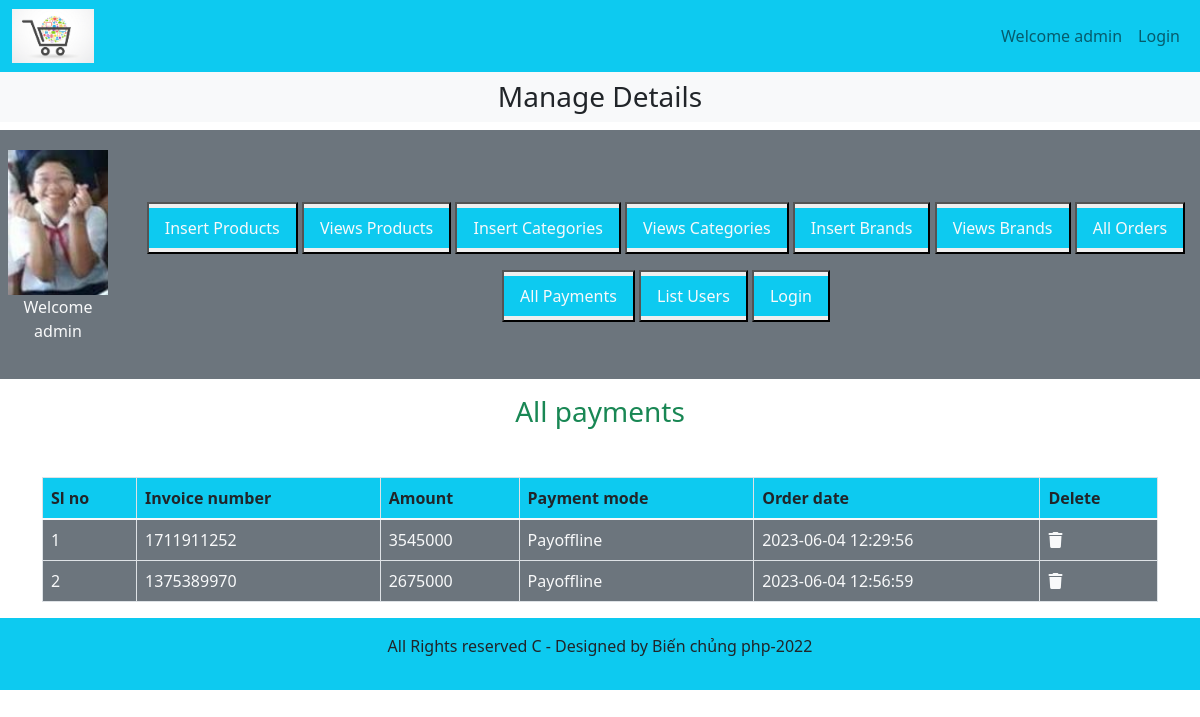
/admin_area/index.php?list_payments, run on the app's committed database.
### tables this page shows
CREATE TABLE `user_payments` (
  `payment_id` int(11) NOT NULL,
  `order_id` int(11) NOT NULL,
  `invoice_number` int(11) NOT NULL,
  `amount` int(11) NOT NULL,
  `payment_mode` varchar(255) NOT NULL,
  `date` timestamp NOT NULL DEFAULT current_timestamp() ON UPDATE current_timestamp()
);

### admin_area/list_payments.php (the view, shortened to what this page needs)
<h3 class="text-center text-success">All payments</h3>
<table class="table table-bordered mt-5">
    <thead class="bg-info">
        <?php
            $get_payments="SELECT * FROM `user_payments`";
            $result=mysqli_query($con,$get_payments);
            $row_count=mysqli_num_rows($result);
        if($row_count==0){
            echo "<h2 class='text-danger text-center mt-5'>No payments received yet</h2>";
        }else {
            echo "<tr>
                        <th>Sl no</th>
                        <th>Invoice number</th>
                        <th>Amount</th>
                        <th>Payment mode</th>
                        <th>Order date</th>
                        <th>Delete</th>
                    </tr>
                </thead>
            <tbody class='bg-secondary text-light'>";
            $number=0;
            while($row_data=mysqli_fetch_assoc($result)){
                $amount=$row_data['amount'];
                $invoice_number=$row_data['invoice_number'];
                $payment_mode=$row_data['payment_mode'];
                $date=$row_data['date'];
                $number++;
                echo "<tr>
                    <td>$number</td>
                    <td>$invoice_number</td>
                    <td>$amount</td>
                    <td>$payment_mode</td>
                    <td>$date</td>
                    <td><a href='' class='text-light'>
                    <i class='fa-solid fa-trash'></i></a></td>
                </tr>";
            }
        }
        ?>
    </tbody>
</table>

### styles.css (style rules this page uses)
* { margin: 0; padding: 0; box-sizing: border-box; }

### admin_area/index.php (style rules this page uses)
body { overflow-x: hidden; }

### data on the page
user_payments: invoice_number "1711911252", amount "3545000", payment_mode "Payoffline", date "2023-06-04 12:29:56"
user_payments: invoice_number "1375389970", amount "2675000", payment_mode "Payoffline", date "2023-06-04 12:56:59"
